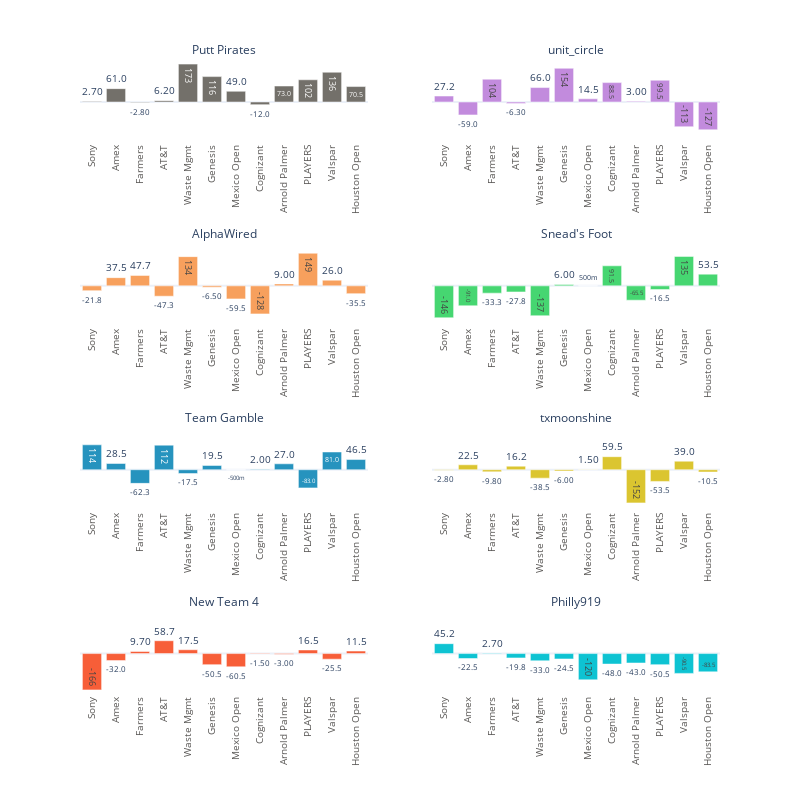

The cell this chart's notebook holds for it:
### Code cell
### WEEKLY SCORE VS WEEKLY MEDIAN FOR EACH TEAM ###

team_weekly_deltas = pd.DataFrame(df[['team','week','median','median_delta']].groupby(['team','week'],as_index=False)[['median_delta','median']].sum())
px.bar(team_weekly_deltas.sort_values('median_delta',ascending=False),
       x='week',
       y='median_delta',
       color='team',
       color_discrete_map=team_color,        
       facet_col='team',
       facet_col_wrap=2,
       facet_col_spacing=.1,
       facet_row_spacing=.16,
       height=800,
       width=800,
       labels={'median_delta':'','week':''},
       template='plotly_white',
       text_auto='.3s'
       ).update_yaxes(showticklabels=False,showgrid=False,gridcolor="#B1A999",tickfont=dict(color='#5A5856', size=10)#,matches=None
       ).update_xaxes(tickfont=dict(color='#5A5856', size=10),title_font=dict(color='#5A5856',size=10),showticklabels=True,tickangle= -90,tickmode='array',tickvals = [1,2,3,4,5,6,7,8,9,10,11,12],ticktext = ['Sony','Amex','Farmers','AT&T','Waste Mgmt','Genesis','Mexico Open','Cognizant','Arnold Palmer','PLAYERS','Valspar','Houston Open'],ticklabelposition='outside'
       ).update_layout(hoverlabel=dict(font_size=14,font_family="Rockwell"),showlegend=False
       ).for_each_annotation(lambda a: a.update(text=a.text.replace("team=", "")))

### Figure 1 — Plotly figure (JSON) as saved in the notebook; plotly's stock layout.template omitted (floating-point values rounded to 4 significant figures)
{"data": [{"alignmentgroup": "True", "hovertemplate": "team=Putt Pirates<br>=%{y}<extra></extra>", "legendgroup": "Putt Pirates", "marker": {"color": "rgb(115,112,106)", "pattern": {"shape": ""}}, "name": "Putt Pirates", "offsetgroup": "Putt Pirates", "orientation": "v", "showlegend": true, "textposition": "auto", "texttemplate": "%{y:.3s}", "type": "bar", "x": [5, 11, 6, 10, 9, 12, 2, 7, 4, 1, 3, 8], "xaxis": "x7", "y": [173, 136, 116, 101.5, 73, 70.5, 61, 49, 6.2, 2.7, -2.8, -12], "yaxis": "y7"}, {"alignmentgroup": "True", "hovertemplate": "team=unit_circle<br>=%{y}<extra></extra>", "legendgroup": "unit_circle", "marker": {"color": "rgb(194,139,221)", "pattern": {"shape": ""}}, "name": "unit_circle", "offsetgroup": "unit_circle", "orientation": "v", "showlegend": true, "textposition": "auto", "texttemplate": "%{y:.3s}", "type": "bar", "x": [6, 3, 10, 8, 5, 1, 7, 9, 4, 2, 11, 12], "xaxis": "x8", "y": [154, 104.2, 99.5, 88.5, 66, 27.2, 14.5, 3, -6.3, -59, -113, -127], "yaxis": "y8"}, {"alignmentgroup": "True", "hovertemplate": "team=AlphaWired<br>=%{y}<extra></extra>", "legendgroup": "AlphaWired", "marker": {"color": "rgb(247,160,93)", "pattern": {"shape": ""}}, "name": "AlphaWired", "offsetgroup": "AlphaWired", "orientation": "v", "showlegend": true, "textposition": "auto", "texttemplate": "%{y:.3s}", "type": "bar", "x": [10, 5, 3, 2, 11, 9, 6, 1, 12, 4, 7, 8], "xaxis": "x5", "y": [149, 133.5, 47.7, 37.5, 26, 9, -6.5, -21.8, -35.5, -47.3, -59.5, -128], "yaxis": "y5"}, {"alignmentgroup": "True", "hovertemplate": "team=Snead's Foot<br>=%{y}<extra></extra>", "legendgroup": "Snead's Foot", "marker": {"color": "rgb(70,214,113)", "pattern": {"shape": ""}}, "name": "Snead's Foot", "offsetgroup": "Snead's Foot", "orientation": "v", "showlegend": true, "textposition": "auto", "texttemplate": "%{y:.3s}", "type": "bar", "x": [11, 8, 12, 6, 7, 10, 4, 3, 9, 2, 5, 1], "xaxis": "x6", "y": [134.5, 91.5, 53.5, 6, 0.5, -16.5, -27.8, -33.3, -65.5, -91, -136.5, -145.8], "yaxis": "y6"}, {"alignmentgroup": "True", "hovertemplate": "team=Team Gamble<br>=%{y}<extra></extra>", "legendgroup": "Team Gamble", "marker": {"color": "rgb(38,147,190)", "pattern": {"shape": ""}}, "name": "Team Gamble", "offsetgroup": "Team Gamble", "orientation": "v", "showlegend": true, "textposition": "auto", "texttemplate": "%{y:.3s}", "type": "bar", "x": [1, 4, 11, 12, 2, 9, 6, 8, 7, 5, 3, 10], "xaxis": "x3", "y": [113.7, 112.2, 81, 46.5, 28.5, 27, 19.5, 2, -0.5, -17.5, -62.3, -83], "yaxis": "y3"}, {"alignmentgroup": "True", "hovertemplate": "team=txmoonshine<br>=%{y}<extra></extra>", "legendgroup": "txmoonshine", "marker": {"color": "rgb(219,197,48)", "pattern": {"shape": ""}}, "name": "txmoonshine", "offsetgroup": "txmoonshine", "orientation": "v", "showlegend": true, "textposition": "auto", "texttemplate": "%{y:.3s}", "type": "bar", "x": [8, 11, 2, 4, 7, 1, 6, 3, 12, 5, 10, 9], "xaxis": "x4", "y": [59.5, 39, 22.5, 16.2, 1.5, -2.8, -6, -9.8, -10.5, -38.5, -53.5, -151.5], "yaxis": "y4"}, {"alignmentgroup": "True", "hovertemplate": "team=New Team 4<br>=%{y}<extra></extra>", "legendgroup": "New Team 4", "marker": {"color": "rgb(247,94,56)", "pattern": {"shape": ""}}, "name": "New Team 4", "offsetgroup": "New Team 4", "orientation": "v", "showlegend": true, "textposition": "auto", "texttemplate": "%{y:.3s}", "type": "bar", "x": [4, 5, 10, 12, 3, 8, 9, 11, 2, 6, 7, 1], "xaxis": "x", "y": [58.7, 17.5, 16.5, 11.5, 9.7, -1.5, -3, -25.5, -32, -50.5, -60.5, -165.8], "yaxis": "y"}, {"alignmentgroup": "True", "hovertemplate": "team=Philly919<br>=%{y}<extra></extra>", "legendgroup": "Philly919", "marker": {"color": "rgb(14,195,210)", "pattern": {"shape": ""}}, "name": "Philly919", "offsetgroup": "Philly919", "orientation": "v", "showlegend": true, "textposition": "auto", "texttemplate": "%{y:.3s}", "type": "bar", "x": [1, 3, 4, 2, 6, 5, 9, 8, 10, 12, 11, 7], "xaxis": "x2", "y": [45.2, 2.7, -19.8, -22.5, -24.5, -33, -43, -48, -50.5, -83.5, -90.5, -120], "yaxis": "y2"}], "layout": {"annotations": [{"font": {}, "showarrow": false, "text": "New Team 4", "x": 0.225, "xanchor": "center", "xref": "paper", "y": 0.13, "yanchor": "bottom", "yref": "paper"}, {"font": {}, "showarrow": false, "text": "Philly919", "x": 0.775, "xanchor": "center", "xref": "paper", "y": 0.13, "yanchor": "bottom", "yref": "paper"}, {"font": {}, "showarrow": false, "text": "Team Gamble", "x": 0.225, "xanchor": "center", "xref": "paper", "y": 0.42, "yanchor": "bottom", "yref": "paper"}, {"font": {}, "showarrow": false, "text": "txmoonshine", "x": 0.775, "xanchor": "center", "xref": "paper", "y": 0.42, "yanchor": "bottom", "yref": "paper"}, {"font": {}, "showarrow": false, "text": "AlphaWired", "x": 0.225, "xanchor": "center", "xref": "paper", "y": 0.71, "yanchor": "bottom", "yref": "paper"}, {"font": {}, "showarrow": false, "text": "Snead's Foot", "x": 0.775, "xanchor": "center", "xref": "paper", "y": 0.71, "yanchor": "bottom", "yref": "paper"}, {"font": {}, "showarrow": false, "text": "Putt Pirates", "x": 0.225, "xanchor": "center", "xref": "paper", "y": 1, "yanchor": "bottom", "yref": "paper"}, {"font": {}, "showarrow": false, "text": "unit_circle", "x": 0.775, "xanchor": "center", "xref": "paper", "y": 1, "yanchor": "bottom", "yref": "paper"}], "barmode": "relative", "height": 800, "hoverlabel": {"font": {"family": "Rockwell", "size": 14}}, "legend": {"title": {"text": "team"}, "tracegroupgap": 0}, "margin": {"t": 60}, "showlegend": false, "width": 800, "xaxis": {"anchor": "y", "domain": [0, 0.45], "showticklabels": true, "tickangle": -90, "tickfont": {"color": "#5A5856", "size": 10}, "ticklabelposition": "outside", "tickmode": "array", "ticktext": ["Sony", "Amex", "Farmers", "AT&T", "Waste Mgmt", "Genesis", "Mexico Open", "Cognizant", "Arnold Palmer", "PLAYERS", "Valspar", "Houston Open"], "tickvals": [1, 2, 3, 4, 5, 6, 7, 8, 9, 10, 11, 12], "title": {"font": {"color": "#5A5856", "size": 10}, "text": ""}}, "xaxis2": {"anchor": "y2", "domain": [0.55, 1], "matches": "x", "showticklabels": true, "tickangle": -90, "tickfont": {"color": "#5A5856", "size": 10}, "ticklabelposition": "outside", "tickmode": "array", "ticktext": ["Sony", "Amex", "Farmers", "AT&T", "Waste Mgmt", "Genesis", "Mexico Open", "Cognizant", "Arnold Palmer", "PLAYERS", "Valspar", "Houston Open"], "tickvals": [1, 2, 3, 4, 5, 6, 7, 8, 9, 10, 11, 12], "title": {"font": {"color": "#5A5856", "size": 10}, "text": ""}}, "xaxis3": {"anchor": "y3", "domain": [0, 0.45], "matches": "x", "showticklabels": true, "tickangle": -90, "tickfont": {"color": "#5A5856", "size": 10}, "ticklabelposition": "outside", "tickmode": "array", "ticktext": ["Sony", "Amex", "Farmers", "AT&T", "Waste Mgmt", "Genesis", "Mexico Open", "Cognizant", "Arnold Palmer", "PLAYERS", "Valspar", "Houston Open"], "tickvals": [1, 2, 3, 4, 5, 6, 7, 8, 9, 10, 11, 12], "title": {"font": {"color": "#5A5856", "size": 10}}}, "xaxis4": {"anchor": "y4", "domain": [0.55, 1], "matches": "x", "showticklabels": true, "tickangle": -90, "tickfont": {"color": "#5A5856", "size": 10}, "ticklabelposition": "outside", "tickmode": "array", "ticktext": ["Sony", "Amex", "Farmers", "AT&T", "Waste Mgmt", "Genesis", "Mexico Open", "Cognizant", "Arnold Palmer", "PLAYERS", "Valspar", "Houston Open"], "tickvals": [1, 2, 3, 4, 5, 6, 7, 8, 9, 10, 11, 12], "title": {"font": {"color": "#5A5856", "size": 10}}}, "xaxis5": {"anchor": "y5", "domain": [0, 0.45], "matches": "x", "showticklabels": true, "tickangle": -90, "tickfont": {"color": "#5A5856", "size": 10}, "ticklabelposition": "outside", "tickmode": "array", "ticktext": ["Sony", "Amex", "Farmers", "AT&T", "Waste Mgmt", "Genesis", "Mexico Open", "Cognizant", "Arnold Palmer", "PLAYERS", "Valspar", "Houston Open"], "tickvals": [1, 2, 3, 4, 5, 6, 7, 8, 9, 10, 11, 12], "title": {"font": {"color": "#5A5856", "size": 10}}}, "xaxis6": {"anchor": "y6", "domain": [0.55, 1], "matches": "x", "showticklabels": true, "tickangle": -90, "tickfont": {"color": "#5A5856", "size": 10}, "ticklabelposition": "outside", "tickmode": "array", "ticktext": ["Sony", "Amex", "Farmers", "AT&T", "Waste Mgmt", "Genesis", "Mexico Open", "Cognizant", "Arnold Palmer", "PLAYERS", "Valspar", "Houston Open"], "tickvals": [1, 2, 3, 4, 5, 6, 7, 8, 9, 10, 11, 12], "title": {"font": {"color": "#5A5856", "size": 10}}}, "xaxis7": {"anchor": "y7", "domain": [0, 0.45], "matches": "x", "showticklabels": true, "tickangle": -90, "tickfont": {"color": "#5A5856", "size": 10}, "ticklabelposition": "outside", "tickmode": "array", "ticktext": ["Sony", "Amex", "Farmers", "AT&T", "Waste Mgmt", "Genesis", "Mexico Open", "Cognizant", "Arnold Palmer", "PLAYERS", "Valspar", "Houston Open"], "tickvals": [1, 2, 3, 4, 5, 6, 7, 8, 9, 10, 11, 12], "title": {"font": {"color": "#5A5856", "size": 10}}}, "xaxis8": {"anchor": "y8", "domain": [0.55, 1], "matches": "x", "showticklabels": true, "tickangle": -90, "tickfont": {"color": "#5A5856", "size": 10}, "ticklabelposition": "outside", "tickmode": "array", "ticktext": ["Sony", "Amex", "Farmers", "AT&T", "Waste Mgmt", "Genesis", "Mexico Open", "Cognizant", "Arnold Palmer", "PLAYERS", "Valspar", "Houston Open"], "tickvals": [1, 2, 3, 4, 5, 6, 7, 8, 9, 10, 11, 12], "title": {"font": {"color": "#5A5856", "size": 10}}}, "yaxis": {"anchor": "x", "domain": [0, 0.13], "gridcolor": "#B1A999", "showgrid": false, "showticklabels": false, "tickfont": {"color": "#5A5856", "size": 10}, "title": {"text": ""}}, "yaxis2": {"anchor": "x2", "domain": [0, 0.13], "gridcolor": "#B1A999", "matches": "y", "showgrid": false, "showticklabels": false, "tickfont": {"color": "#5A5856", "size": 10}}, "yaxis3": {"anchor": "x3", "domain": [0.29, 0.42], "gridcolor": "#B1A999", "matches": "y", "showgrid": false, "showticklabels": false, "tickfont": {"color": "#5A5856", "size": 10}, "title": {"text": ""}}, "yaxis4": {"anchor": "x4", "domain": [0.29, 0.42], "gridcolor": "#B1A999", "matches": "y", "showgrid": false, "showticklabels": false, "tickfont": {"color": "#5A5856", "size": 10}}, "yaxis5": {"anchor": "x5", "domain": [0.58, 0.71], "gridcolor": "#B1A999", "matches": "y", "showgrid": false, "showticklabels": false, "tickfont": {"color": "#5A5856", "size": 10}, "title": {"text": ""}}, "yaxis6": {"anchor": "x6", "domain": [0.58, 0.71], "gridcolor": "#B1A999", "matches": "y", "showgrid": false, "showticklabels": false, "tickfont": {"color": "#5A5856", "size": 10}}, "yaxis7": {"anchor": "x7", "domain": [0.87, 1], "gridcolor": "#B1A999", "matches": "y", "showgrid": false, "showticklabels": false, "tickfont": {"color": "#5A5856", "size": 10}, "title": {"text": ""}}, "yaxis8": {"anchor": "x8", "domain": [0.87, 1], "gridcolor": "#B1A999", "matches": "y", "showgrid": false, "showticklabels": false, "tickfont": {"color": "#5A5856", "size": 10}}}}
